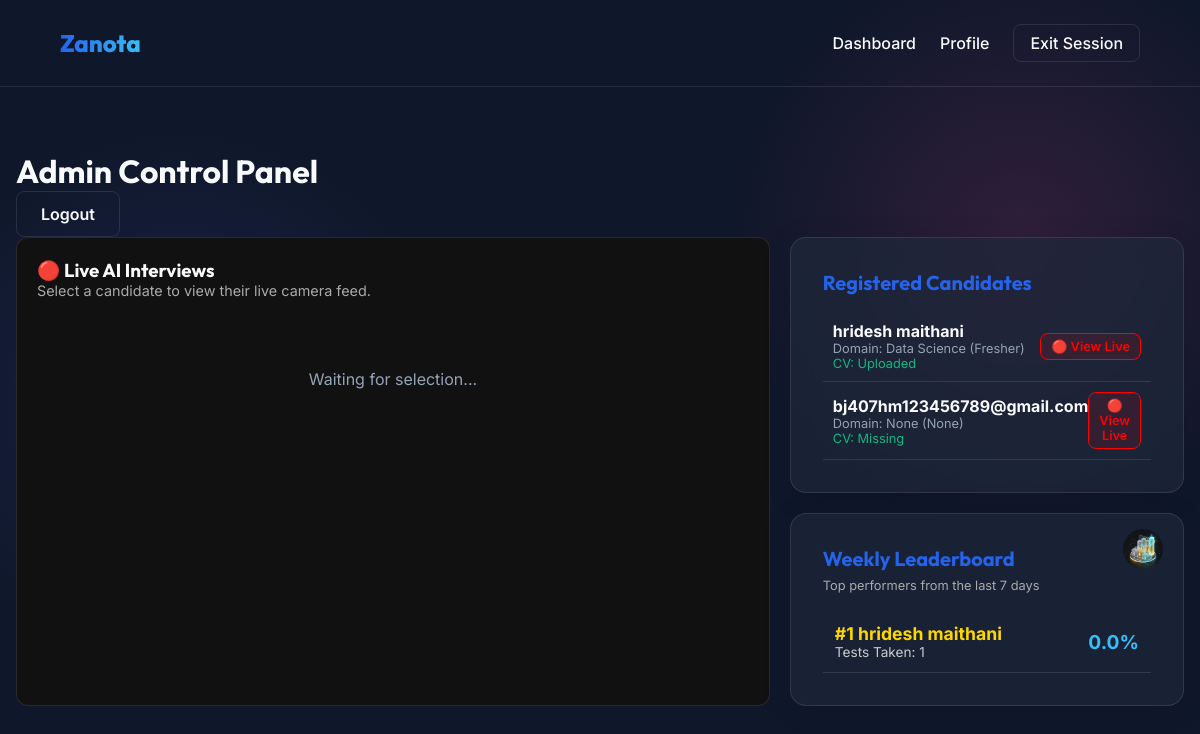
The app's page /admin/dashboard (signed in) with its own data.
### models.py (models this page shows)
class User(db.Model, UserMixin):
    id = db.Column(db.Integer, primary_key=True)
    email = db.Column(db.String(120), unique=True, nullable=False)
    password_hash = db.Column(db.String(255), nullable=False)
    name = db.Column(db.String(100), nullable=True)
    hobbies = db.Column(db.String(255), nullable=True)
    cv_text = db.Column(db.Text, nullable=True)
    job_requirement = db.Column(db.Text, nullable=True)
    is_admin = db.Column(db.Boolean, default=False)
    domain = db.Column(db.String(50), nullable=True) # made nullable for signup step
    skill_level = db.Column(db.String(20), nullable=True) # made nullable for signup step
    created_at = db.Column(db.DateTime, default=datetime.utcnow)
    interviews = db.relationship('Interview', backref='user', lazy=True)
    roadmaps = db.relationship('Roadmap', backref='user', lazy=True)

### app.py (the view)
@app.route('/admin/dashboard')
@login_required
def admin_dashboard():
    if not current_user.is_admin:
        flash('Unauthorized access', 'error')
        return redirect(url_for('dashboard'))
    users = User.query.all()
    from models import Interview, Round
    from datetime import datetime, timedelta
    interviews = Interview.query.all()
    rounds = Round.query.all()
    one_week_ago = datetime.utcnow() - timedelta(days=7)
    weekly_rounds = Round.query.filter(Round.created_at >= one_week_ago, Round.score != None).all()
    user_scores = {}
    for r in weekly_rounds:
        user_id = r.interview.user_id
        if user_id not in user_scores:
            user_scores[user_id] = []
        user_scores[user_id].append(r.score)
    leaderboard = []
    for user_id, scores in user_scores.items():
        user = User.query.get(user_id)
        if not user.is_admin:
            avg = sum(scores) / len(scores)
            leaderboard.append({'user': user, 'avg_score': round(avg, 1), 'tests_taken': len(scores)})
    leaderboard.sort(key=lambda x: x['avg_score'], reverse=True)
    return render_template('admin_dashboard.html', users=users, interviews=interviews, rounds=rounds, leaderboard=leaderboard)

### app.py (called while the page is built)
@login_manager.user_loader
def load_user(user_id):
    return User.query.get(int(user_id))

### templates/admin_dashboard.html (shortened to what this page needs)
{% extends 'base.html' %}
{% block content %}
<div class="dashboard-container" style="max-width: 1400px;">
    <div class="d-flex justify-content-between align-items-center mb-4">
        <h1>Admin Control Panel</h1>
        <a href="{{ url_for('admin_logout') }}" class="btn btn-outline">Logout</a>
    </div>
    <div class="admin-grid">
        <div class="live-feed-container">
            <h3 id="live-feed-title">🔴 Live AI Interviews</h3>
            <p style="color: #aaa; font-size: 0.9rem;">Select a candidate to view their live camera feed.</p>
            <div id="video-feeds" class="live-feed-grid">
                <div style="color: var(--text-muted); text-align: center; grid-column: 1 / -1; padding: 50px;">
                    Waiting for selection...
                </div>
            </div>
        </div>
        <div>
            <div class="card glass-panel" style="margin-bottom: 20px;">
                <h3>Registered Candidates</h3>
                <ul style="list-style: none; padding: 0; margin-top: 15px;">
                    {% for u in users %}
                        {% if not u.is_admin %}
                        <li style="padding: 10px; border-bottom: 1px solid var(--glass-border); display: flex; justify-content: space-between; align-items: center;">
                            <div style="display: flex; flex-direction: column;">
                                <strong>{{ u.name or u.email }}</strong>
                                <span style="color: var(--text-muted); font-size: 0.8rem;">Domain: {{ u.domain }} ({{ u.skill_level }})</span>
                                <span style="color: var(--success); font-size: 0.8rem;">CV: {% if u.cv_text %}Uploaded{% else %}Missing{% endif %}</span>
                            </div>
                            <button onclick="selectUserForLiveFeed({{ u.id }}, '{{ u.name or u.email }}')" class="btn btn-sm" style="background: rgba(255,0,0,0.1); border: 1px solid red; color: red; padding: 5px 10px; font-size: 0.8rem;">🔴 View Live</button>
                        </li>
                        {% endif %}
                    {% endfor %}
                </ul>
            </div>
            <div class="card glass-panel" style="position: relative;">
                <img src="{{ url_for('static', filename='images/admin_leaderboard_icon.png') }}" alt="Leaderboard Icon" style="position: absolute; top: 15px; right: 20px; width: 40px; border-radius: 50%;">
                <h3 style="margin-bottom: 5px;">Weekly Leaderboard</h3>
                <p style="font-size: 0.8rem; color: #aaa; margin-bottom: 15px;">Top performers from the last 7 days</p>
                <ul style="list-style: none; padding: 0;">
                    {% if leaderboard %}
                        {% for entry in leaderboard %}
                        <li style="padding: 12px; border-bottom: 1px solid var(--glass-border); display: flex; justify-content: space-between; align-items: center;">
                            <div>
                                <span style="font-weight: bold; font-size: 1.1rem; color: {% if loop.index == 1 %}#FFD700{% elif loop.index == 2 %}#C0C0C0{% elif loop.index == 3 %}#CD7F32{% else %}var(--text-light){% endif %};">
                                    #{{ loop.index }} {{ entry.user.name or entry.user.email }}
                                </span>
                                <div style="font-size: 0.85rem; color: #ccc;">Tests Taken: {{ entry.tests_taken }}</div>
                            </div>
                            <div style="font-size: 1.2rem; font-weight: bold; color: var(--accent);">
                                {{ entry.avg_score }}%
                            </div>
                        </li>
                        {% endfor %}
                    {% else %}
                        <li style="padding: 10px; color: var(--text-muted); text-align: center;">No activity this week.</li>
                    {% endif %}
                </ul>
            </div>
        </div>
    </div>
</div>
{% endblock %}

### templates/base.html (shortened to what this page needs)
<!DOCTYPE html>
<html lang="en">
<head>
    <link rel="stylesheet" href="{{ url_for('static', filename='style.css') }}">
</head>
<body>
    <nav class="navbar">
        <a href="{{ url_for('index') }}" class="nav-brand">Zanota</a>
        <div class="nav-links">
            {% if current_user.is_authenticated %}
                <a href="{{ url_for('dashboard') }}">Dashboard</a>
                <a href="{{ url_for('profile') }}">Profile</a>
                <a href="{{ url_for('logout') }}" class="btn btn-outline" style="padding: 0.5rem 1rem;">Exit Session</a>
            {% else %}
                <a href="{{ url_for('profile') }}" class="btn btn-primary" style="padding: 0.5rem 1rem;">Set Up Profile</a>
            {% endif %}
        </div>
    </nav>
    <main>
        {% block content %}{% endblock %}
    </main>
</body>
</html>

### static/style.css (style rules this page uses)
:root { --bg-color: #0f172a; --text-color: #f8fafc; --text-muted: #94a3b8; --primary: #2563eb; --primary-hover: #1d4ed8; --accent: #38bdf8; --glass-bg: rgba(30, 41, 59, 0.7); --glass-border: rgba(255, 255, 255, 0.1); --success: #10b981; --error: #ef4444; }
* { box-sizing: border-box; margin: 0; padding: 0; }
body { font-family: 'Inter', sans-serif; background-color: var(--bg-color); color: var(--text-color); min-height: 100vh; display: flex; flex-direction: column; background-image: radial-gradient(circle at 15% 50%, rgba(99, 102, 241, 0.15), transparent 25%), radial-gradient(circle at 85% 30%, rgba(236, 72, 153, 0.15), transparent 25%); background-attachment: fixed; }
h1, h2, h3, h4, h5, h6 { font-family: 'Outfit', sans-serif; }
a { color: var(--primary); text-decoration: none; transition: color 0.2s; }
.glass-panel { background: var(--glass-bg); backdrop-filter: blur(12px); -webkit-backdrop-filter: blur(12px); border: 1px solid var(--glass-border); border-radius: 16px; box-shadow: 0 4px 30px rgba(0, 0, 0, 0.1); }
.navbar { display: flex; justify-content: space-between; align-items: center; padding: 1.5rem 5%; border-bottom: 1px solid var(--glass-border); }
.nav-brand { font-family: 'Outfit', sans-serif; font-size: 1.5rem; font-weight: 800; background: linear-gradient(to right, var(--primary), var(--accent)); -webkit-background-clip: text; -webkit-text-fill-color: transparent; }
.nav-links { display: flex; gap: 1.5rem; align-items: center; }
.nav-links a { color: var(--text-color); font-weight: 500; }
.btn { display: inline-block; padding: 0.75rem 1.5rem; border-radius: 8px; font-weight: 600; cursor: pointer; border: none; transition: all 0.2s ease; font-family: 'Inter', sans-serif; }
.btn-outline { background: transparent; border: 1px solid var(--glass-border); color: var(--text-color); }
.dashboard-container { max-width: 1200px; margin: 2rem auto; padding: 0 1rem; width: 100%; }
.card { padding: 2rem; border-radius: 16px; transition: transform 0.3s ease; }
.card h3 { margin-bottom: 1rem; font-size: 1.25rem; color: var(--primary); }
.card p { color: var(--text-muted); margin-bottom: 1.5rem; line-height: 1.6; }

### templates/admin_dashboard.html (style rules this page uses)
.admin-grid { display: grid; grid-template-columns: 2fr 1fr; gap: 20px; }
.live-feed-container { background: #111; padding: 20px; border-radius: 12px; border: 1px solid var(--glass-border); min-height: 400px; }
.live-feed-grid { display: grid; grid-template-columns: repeat(auto-fill, minmax(250px, 1fr)); gap: 15px; margin-top: 20px; }

### records on screen
User: name "hridesh maithani", domain "Data Science", skill_level "Fresher", shows "Uploaded", user "hridesh maithani"
User: name+email "bj407hm123456789@gmail.com", domain "None", skill_level "None", shows "Missing"

### other values on screen
{{ entry.tests_taken }} "1"
{{ entry.avg_score }} "0.0"
